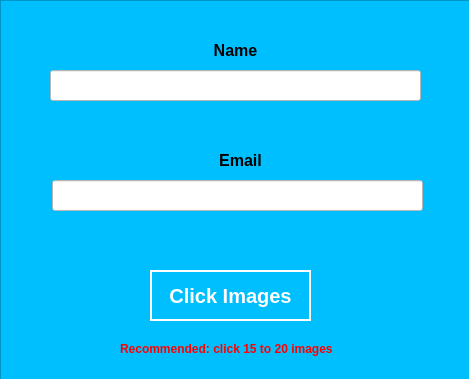
<?xml version="1.0" encoding="UTF-8"?>
<ui version="4.0">
 <class>MainWindow</class>
 <widget class="QMainWindow" name="MainWindow">
  <property name="geometry">
   <rect>
    <x>0</x>
    <y>0</y>
    <width>469</width>
    <height>379</height>
   </rect>
  </property>
  <property name="windowTitle">
   <string>MainWindow</string>
  </property>
  <widget class="QWidget" name="centralwidget">
   <widget class="QFrame" name="frame">
    <property name="geometry">
     <rect>
      <x>0</x>
      <y>0</y>
      <width>471</width>
      <height>381</height>
     </rect>
    </property>
    <property name="autoFillBackground">
     <bool>false</bool>
    </property>
    <property name="styleSheet">
     <string notr="true">background-color: deepskyblue;</string>
    </property>
    <property name="frameShape">
     <enum>QFrame::StyledPanel</enum>
    </property>
    <property name="frameShadow">
     <enum>QFrame::Raised</enum>
    </property>
    <widget class="QPushButton" name="startButton">
     <property name="geometry">
      <rect>
       <x>150</x>
       <y>270</y>
       <width>161</width>
       <height>51</height>
      </rect>
     </property>
     <property name="styleSheet">
      <string notr="true">color: white; font-weight:bold; font-size:20px;border: 2px solid white;</string>
     </property>
     <property name="text">
      <string>Click Images</string>
     </property>
     <property name="shortcut">
      <string>Return</string>
     </property>
     <property name="autoDefault">
      <bool>true</bool>
     </property>
     <property name="default">
      <bool>true</bool>
     </property>
     <property name="flat">
      <bool>true</bool>
     </property>
    </widget>
    <widget class="QLabel" name="label">
     <property name="geometry">
      <rect>
       <x>90</x>
       <y>40</y>
       <width>291</width>
       <height>21</height>
      </rect>
     </property>
     <property name="autoFillBackground">
      <bool>false</bool>
     </property>
     <property name="styleSheet">
      <string notr="true">font-weight:bold; font-size:16px;</string>
     </property>
     <property name="text">
      <string>Name</string>
     </property>
     <property name="alignment">
      <set>Qt::AlignCenter</set>
     </property>
    </widget>
    <widget class="QLineEdit" name="name">
     <property name="geometry">
      <rect>
       <x>50</x>
       <y>70</y>
       <width>371</width>
       <height>31</height>
      </rect>
     </property>
     <property name="styleSheet">
      <string notr="true">background-color: white; font-weight:bold; font-size:20px;</string>
     </property>
    </widget>
    <widget class="QLabel" name="label_2">
     <property name="geometry">
      <rect>
       <x>60</x>
       <y>150</y>
       <width>361</width>
       <height>20</height>
      </rect>
     </property>
     <property name="styleSheet">
      <string notr="true">font-weight:bold; font-size:16px;</string>
     </property>
     <property name="text">
      <string>Email</string>
     </property>
     <property name="alignment">
      <set>Qt::AlignCenter</set>
     </property>
    </widget>
    <widget class="QLineEdit" name="email">
     <property name="geometry">
      <rect>
       <x>52</x>
       <y>180</y>
       <width>371</width>
       <height>31</height>
      </rect>
     </property>
     <property name="styleSheet">
      <string notr="true">background-color: white; font-weight:bold; font-size:20px;</string>
     </property>
    </widget>
    <widget class="QLabel" name="label_3">
     <property name="geometry">
      <rect>
       <x>120</x>
       <y>340</y>
       <width>281</width>
       <height>18</height>
      </rect>
     </property>
     <property name="styleSheet">
      <string notr="true">color: red;font-weight:bold;</string>
     </property>
     <property name="text">
      <string>Recommended: click 15 to 20 images</string>
     </property>
    </widget>
   </widget>
  </widget>
 </widget>
 <resources/>
 <connections/>
</ui>
